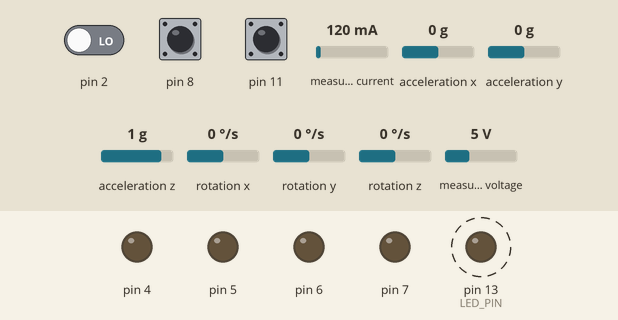
The sketch below on a simulated Arduino Uno, built for the host (arithmetic inside an expression is 32-bit, double 64-bit). Shown: output pins drawn as LEDs (lit = HIGH). Dashed ring = blinking. The inputs (shaded band) are chosen by the test bench; at power-on: pin 11 HIGH, pin 8 HIGH, pin 2 LOW, measured current 120 mA, acceleration x 0 g, acceleration y 0 g, acceleration z 1 g, rotation x 0 °/s, rotation y 0 °/s, rotation z 0 °/s, measured voltage 5 V. The sensor or clock chip raises its interrupt line as the real part does; what the sketch prints to the serial monitor is not drawn.

Above: at 1.7 s.
1.8 s: pin 11 pulled LOW for 0.15 s
At 3.2 s:
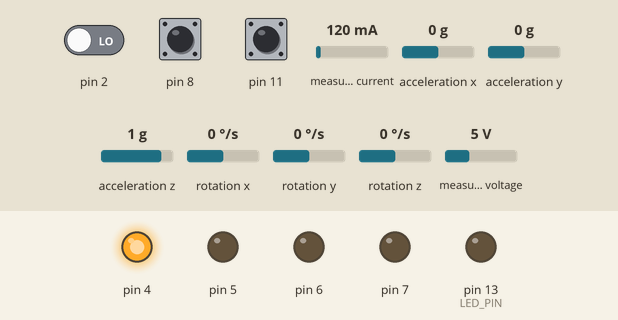
At 6.6 s:
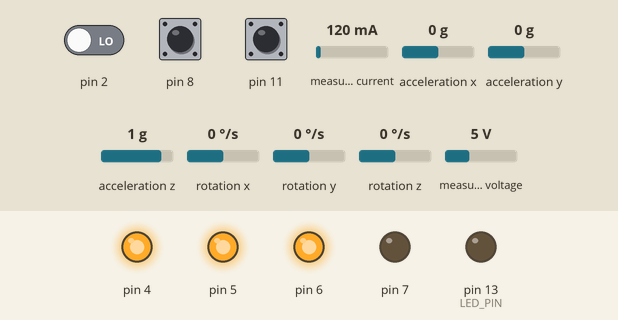
7.9 s: pin 8 pulled LOW for 3.2 s
12.6 s: pin 11 pulled LOW for 1 s
At 15.2 s:
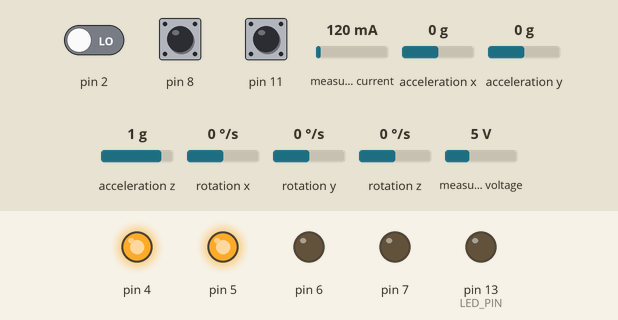
Timing chart, 0 to 22.6 s (numbered marks = the images above; inputs shaded):
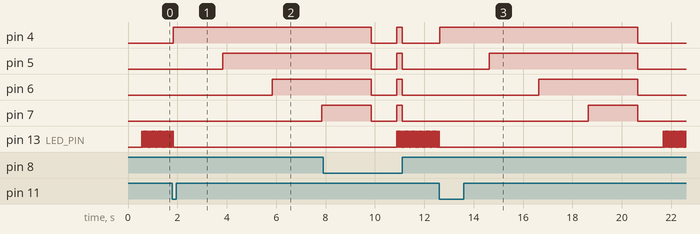

The sketch:

StarlyteSolarSimulatorArduino.ino
```cpp
/*
 *
 *  STARLYTE SOLAR SIMULATOR FOR ARDUINO
 *  SUBMITTED FOR 2017 NASA INTERNATIONAL SPACE APPS CHALLENGE
 *  PROJECT: STARLYTE
 *  AUTHORS: ANDREW DENIO, TILANI NEADEAU
 *  DATE: 5/5/2017
 *
 *  HARDWARE:
 *  ARDUINO UNO
 *  4 CHANNEL RELAY SHIELD (PINS 4/5/6/7)
 *  FOUR COLUMNS OF FIVE LEDS (CONTROLLED VIA RELAYS, BUT POWER IS SUPPLIED BY SOLAR PANEL)
 *  2 SWITCHES (PINS 8/11)
 *  SUNNYTECH SOLAR PANEL (5V / 250mW)
 *  MPU 6050 / GY-521 6 DOF SENSOR (I2C BUS)
 *  ADAFRUIT INA219 VOLTAGE AND CURRENT SENSOR (I2C BUS)
 *  ADAFRUIT MICRO USB LIPO CHARGER (HOOKED UP TO SOLAR PANEL)
 *  ADAFRUIT 500 mAh LIPO BATTERY (HOOKED UP TO CHARGER)
 *  WIRE (TO CONNECT EVERYTHING)
 *  4 51 OHM RESISTORS (HOOKED UP TO LED ARRAYS)
 *
 *  SOME LIBRARIES HAVE BEEN USED, SEE BELOW
 *
 *  FIND LIRBARIES AND PICTURES ON GITHUB PAGE
 *
 */

//I2C device class (I2Cdev) demonstration Arduino sketch for MPU6050 class using DMP (MotionApps v2.0)  6/21/2012 by Jeff Rowberg <jeff@rowberg.net>
// I2Cdev and MPU6050 must be installed as libraries, or else the .cpp/.h files for both classes must be in the include path of your project
#include "I2Cdev.h"

#include "MPU6050_6Axis_MotionApps20.h"  //#include "MPU6050.h" // not necessary if using MotionApps include file

// Arduino Wire library is required if I2Cdev I2CDEV_ARDUINO_WIRE implementation is used in I2Cdev.h
#if I2CDEV_IMPLEMENTATION == I2CDEV_ARDUINO_WIRE
    #include "Wire.h"
#endif

// class default I2C address is 0x68 specific I2C addresses may be passed as a parameter here
MPU6050 mpu;

/* =========================================================================
   NOTE: In addition to connection 3.3v, GND, SDA, and SCL, this sketch
   depends on the MPU-6050's INT pin being connected to the Arduino's
   external interrupt #0 pin. On the Arduino Uno and Mega 2560, this is
   digital I/O pin 2.
 * ========================================================================= */

// uncomment "OUTPUT_READABLE_YAWPITCHROLL" if you want to see the yaw pitch
// roll angles (in degrees) calculated from the quaternions coming
// from the FIFO. Note this also requires gravity vector calculations.
// Also note that yaw/pitch/roll angles suffer from gimbal lock (for
// more info, see: http://en.wikipedia.org/wiki/Gimbal_lock)
#define OUTPUT_READABLE_YAWPITCHROLL


#define LED_PIN 13 // (Arduino is 13, Teensy is 11, Teensy++ is 6)
bool blinkState = false;

// MPU control/status vars
bool dmpReady = false;  // set true if DMP init was successful
uint8_t mpuIntStatus;   // holds actual interrupt status byte from MPU
uint8_t devStatus;      // return status after each device operation (0 = success, !0 = error)
uint16_t packetSize;    // expected DMP packet size (default is 42 bytes)
uint16_t fifoCount;     // count of all bytes currently in FIFO
uint8_t fifoBuffer[64]; // FIFO storage buffer

// orientation/motion vars
Quaternion q;           // [w, x, y, z]         quaternion container
VectorInt16 aa;         // [x, y, z]            accel sensor measurements
VectorInt16 aaReal;     // [x, y, z]            gravity-free accel sensor measurements
VectorInt16 aaWorld;    // [x, y, z]            world-frame accel sensor measurements
VectorFloat gravity;    // [x, y, z]            gravity vector
float euler[3];         // [psi, theta, phi]    Euler angle container
float ypr[3];           // [yaw, pitch, roll]   yaw/pitch/roll container and gravity vector

// packet structure for InvenSense teapot demo
uint8_t teapotPacket[14] = { '$', 0x02, 0,0, 0,0, 0,0, 0,0, 0x00, 0x00, '\r', '\n' };


// ================================================================
// ===               INTERRUPT DETECTION ROUTINE                ===
// ================================================================

volatile bool mpuInterrupt = false;     // indicates whether MPU interrupt pin has gone high
void dmpDataReady() {
    mpuInterrupt = true;
}


// ================================================================
// ===                      INITIAL SETUP                       ===
// ================================================================

 //SET UP FOR CURRENT SENSOR
#include <Wire.h>
#include <Adafruit_INA219.h>

Adafruit_INA219 ina219;

#if defined(ARDUINO_ARCH_SAMD)
// for Zero, output on USB Serial console, remove line below if using programming port to program the Zero!
   #define Serial SerialUSB
#endif

//Declare Variables for Current Sensor
float shuntvoltage = 0;
float busvoltage = 0;
float current_mA = 0;
float loadvoltage = 0;

void setup() {

    // join I2C bus (I2Cdev library doesn't do this automatically)
    #if I2CDEV_IMPLEMENTATION == I2CDEV_ARDUINO_WIRE
        Wire.begin();
        TWBR = 24; // 400kHz I2C clock (200kHz if CPU is 8MHz)
    #elif I2CDEV_IMPLEMENTATION == I2CDEV_BUILTIN_FASTWIRE
        Fastwire::setup(400, true);
    #endif

    // initialize serial communication
    // (115200 chosen because it is required for Teapot Demo output, but it's
    // really up to you depending on your project)
    Serial.begin(38400);
    Serial.println("Hello!");

    // initialize digital pin 13 as an output.
    pinMode(13, OUTPUT);

    // initialize digital pins 4-8 as ouptut (LED array - 4 relays)
    pinMode(4, OUTPUT);
    pinMode(5, OUTPUT);
    pinMode(6, OUTPUT);
    pinMode(7, OUTPUT);

    // initialize digital pins 8 and 11 as input (switchs for LED array)
    pinMode(8, INPUT_PULLUP);
    pinMode(11, INPUT_PULLUP);

    // initialize device
    Serial.println(F("Initializing I2C devices..."));
    mpu.initialize();

    // verify connection
    Serial.println(F("Testing device connections..."));
    Serial.println(mpu.testConnection() ? F("MPU6050 connection successful") : F("MPU6050 connection failed"));

    // wait for ready
    // Serial.println(F("\nSend any character to begin DMP programming and demo: "));
    // while (Serial.available() && Serial.read()); // empty buffer
    // while (!Serial.available());                 // wait for data
    while (Serial.available() && Serial.read()); // empty buffer again

    // load and configure the DMP
    Serial.println(F("Initializing DMP..."));
    devStatus = mpu.dmpInitialize();

    // supply your own gyro offsets here, scaled for min sensitivity
    mpu.setXGyroOffset(220);
    mpu.setYGyroOffset(76);
    mpu.setZGyroOffset(-85);
    mpu.setZAccelOffset(1788); // 1688 factory default for my test chip

    // make sure it worked (returns 0 if so)
    if (devStatus == 0) {
        // turn on the DMP, now that it's ready
        Serial.println(F("Enabling DMP..."));
        mpu.setDMPEnabled(true);

        // enable Arduino interrupt detection
        Serial.println(F("Enabling interrupt detection (Arduino external interrupt 0)..."));
        attachInterrupt(0, dmpDataReady, RISING);
        mpuIntStatus = mpu.getIntStatus();

        // set our DMP Ready flag so the main loop() function knows it's okay to use it
        Serial.println(F("DMP ready! Waiting for first interrupt..."));
        dmpReady = true;

        // get expected DMP packet size for later comparison
        packetSize = mpu.dmpGetFIFOPacketSize();
    } else {
        // ERROR!
        // 1 = initial memory load failed
        // 2 = DMP configuration updates failed
        // (if it's going to break, usually the code will be 1)
        Serial.print(F("DMP Initialization failed (code "));
        Serial.print(devStatus);
        Serial.println(F(")"));
    }

    // configure LED for output
    pinMode(LED_PIN, OUTPUT);

    #ifndef ESP8266
    while (!Serial);     // will pause Zero, Leonardo, etc until serial console opens
    #endif
    uint32_t currentFrequency;

  // Initialize the INA219.
  // By default the initialization will use the largest range (32V, 2A).  However
  // you can call a setCalibration function to change this range (see comments).
  ina219.begin();
  // To use a slightly lower 32V, 1A range (higher precision on amps):
  //ina219.setCalibration_32V_1A();
  // Or to use a lower 16V, 400mA range (higher precision on volts and amps):
  //ina219.setCalibration_16V_400mA();

  Serial.println("Measuring voltage and current with INA219 ...");


}

// MAIN LOOP FUNCTION
void loop() {
  // if programming failed, don't try to do anything
    if (!dmpReady) return;
    // wait for MPU interrupt or extra packet(s) available
    while (!mpuInterrupt && fifoCount < packetSize) {
    }

    // reset interrupt flag and get INT_STATUS byte
    mpuInterrupt = false;
    mpuIntStatus = mpu.getIntStatus();

    // get current FIFO count
    fifoCount = mpu.getFIFOCount();

    // check for overflow (this should never happen unless our code is too inefficient)
    if ((mpuIntStatus & 0x10) || fifoCount == 1024) {
        // reset so we can continue cleanly
        mpu.resetFIFO();
        Serial.println(F("FIFO overflow!"));

    // otherwise, check for DMP data ready interrupt (this should happen frequently)
    } else if (mpuIntStatus & 0x02) {
        // wait for correct available data length, should be a VERY short wait
        while (fifoCount < packetSize) fifoCount = mpu.getFIFOCount();

        // read a packet from FIFO
        mpu.getFIFOBytes(fifoBuffer, packetSize);

        // track FIFO count here in case there is > 1 packet available
        // (this lets us immediately read more without waiting for an interrupt)
        fifoCount -= packetSize;

        #ifdef OUTPUT_READABLE_YAWPITCHROLL
            // display Euler angles in degrees
            mpu.dmpGetQuaternion(&q, fifoBuffer);
            mpu.dmpGetGravity(&gravity, &q);
            mpu.dmpGetYawPitchRoll(ypr, &q, &gravity);
        #endif

        // blink LED to indicate activity
        blinkState = !blinkState;
        digitalWrite(LED_PIN, blinkState);
    }

  int switch1 = digitalRead(8);
  int switch2 = digitalRead(11);
  getVoltageCurrent();

  if (switch1 == LOW)
    {alwaysOn();}           //turn on all LEDs
  else if (switch2 == LOW)
    {sequentialOn();}       //turn on LEDs one column at a time
  else
    {turnOff();}

  delay(20);
}

void alwaysOn(){
    digitalWrite(4, HIGH);   // turn the first set of LEDs on
    digitalWrite(5, HIGH);   // turn the second set of LEDs on
    digitalWrite(6, HIGH);   // turn the third set of LEDs on
    digitalWrite(7, HIGH);   // turn the fourth set of LEDs on
}

void sequentialOn(){
    digitalWrite(4, HIGH);   // turn the first set of LEDs on
    getVoltageCurrent();     // print the voltage and current to Serial Monitor
    delay(2000);             // wait for 2 seconds
    digitalWrite(5, HIGH);   // turn the second set of LEDs on
    getVoltageCurrent();     // print the voltage and current to Serial Monitor
    delay(2000);             // wait for 2 seconds
    digitalWrite(6, HIGH);   // turn the third set of LEDs on
    getVoltageCurrent();     // print the voltage and current to Serial Monitor
    delay(2000);             // wait for 2 seconds
    digitalWrite(7, HIGH);   // turn the LED on (HIGH is the voltage level)
    getVoltageCurrent();     // print the voltage and current to Serial Monitor
    delay(2000);             // wait for 2 seconds
    digitalWrite(4, LOW);    // turn the LED off by making the voltage LOW
    digitalWrite(5, LOW);    // turn the LED off by making the voltage LOW
    digitalWrite(6, LOW);    // turn the LED off by making the voltage LOW
    digitalWrite(7, LOW);    // turn the LED off by making the voltage LOW
    getVoltageCurrent();     // print the voltage and current to Serial Monitor
    delay(1000);             // wait for a second
}

void turnOff()
{
    digitalWrite(4, LOW);    // turn the first set of LEDs off
    digitalWrite(5, LOW);    // turn the second set of LEDs off
    digitalWrite(6, LOW);    // turn the third set of LEDs off
    digitalWrite(7, LOW);    // turn the fourth set LEDs off
}

void getVoltageCurrent()
{
  //Calculate voltage and current
  shuntvoltage = ina219.getShuntVoltage_mV();
  busvoltage = ina219.getBusVoltage_V();
  current_mA = ina219.getCurrent_mA();
  loadvoltage = busvoltage + (shuntvoltage / 1000);

  // print voltage, current, tilt to Serial Monitor
  Serial.print(busvoltage);  // Voltage
  Serial.print(",");
  Serial.print(current_mA);  // Current in milliamps
  Serial.print(",");
  Serial.print(ypr[0] * 180/M_PI);  //Tilt (pitch)
  Serial.print(",");
  Serial.println(ypr[2] * 180/M_PI); //Heading (yaw)
}
```

Measured:
- after the input at 1.8 s, pin 4: LOW → HIGH at once; pin 5: LOW → HIGH after 2.0 s; pin 6: LOW → HIGH after 4.0 s; pin 7: LOW → HIGH after 6.0 s; pin 13 (LED_PIN): goes on until 1.8 s, then stays LOW
- after the input at 12.6 s, pin 4: LOW → HIGH at once, → LOW 8.0 s later; pin 5: LOW → HIGH after 2.0 s, → LOW 6.0 s later; pin 6: LOW → HIGH after 4.0 s, → LOW 4.0 s later; pin 7: LOW → HIGH after 6.0 s, → LOW 2.0 s later
- by itself, pin 13 (LED_PIN): alternates HIGH for 0.03 s and LOW for 0.03 s
